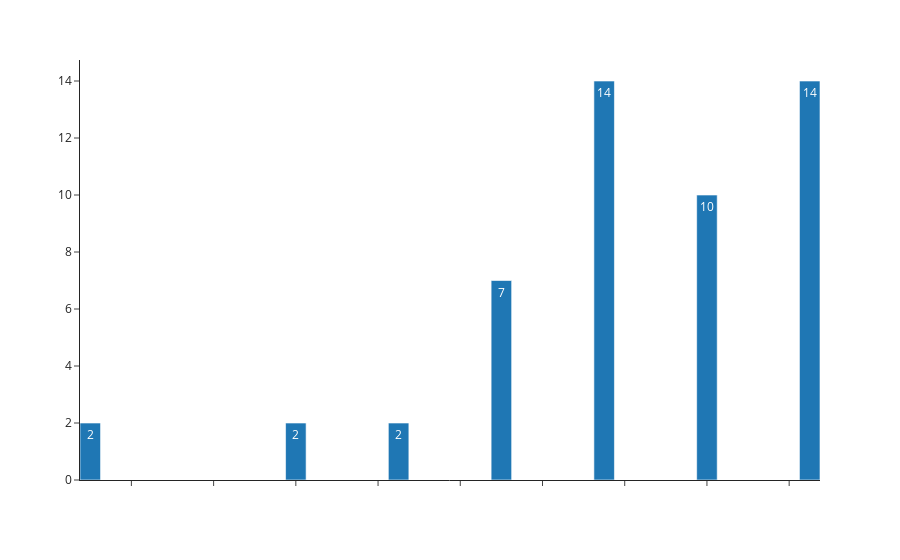

Notebook cell for this chart:
### Code cell
import plotly.express as px
fig = px.histogram(dog, x=dog['ugrasi_magassag'], nbins=40, text_auto=True, template = 'simple_white')

#az x és y tengely feliratok eltávolítása
fig.update_layout(xaxis_title=None, yaxis_title=None)
fig.update_xaxes(showticklabels=False)
fig.show()

### Figure 1 — Plotly figure (JSON) as saved in the notebook; plotly's stock layout.template omitted (floating-point values rounded to 4 significant figures)
{"data": [{"alignmentgroup": "True", "bingroup": "x", "hovertemplate": "ugrasi_magassag=%{x}<br>count=%{y}<extra></extra>", "legendgroup": "", "marker": {"color": "#1F77B4", "pattern": {"shape": ""}}, "name": "", "nbinsx": 40, "offsetgroup": "", "orientation": "v", "showlegend": false, "texttemplate": "%{value}", "type": "histogram", "x": [25, 30, 27.5, 32.5, 32.5, 25, 15, 27.5, 32.5, 32.5, 25, 30, 27.5, 32.5, 30, 25, 20, 32.5, 32.5, 15, 27.5, 25, 27.5, 22.5, 32.5, 32.5, 30, 32.5, 30, 25, 32.5, 25, 32.5, 30, 27.5, 27.5, 20, 27.5, 32.5, 27.5, 22.5, 27.5, 30, 32.5, 30, 27.5, 30, 27.5, 30, 27.5, 27.5], "xaxis": "x", "yaxis": "y"}], "layout": {"autosize": true, "barmode": "relative", "legend": {"tracegroupgap": 0}, "margin": {"t": 60}, "xaxis": {"anchor": "y", "autorange": true, "domain": [0, 1], "range": [14.75, 32.75], "showticklabels": false, "title": {}, "type": "linear"}, "yaxis": {"anchor": "x", "autorange": true, "domain": [0, 1], "range": [0, 14.74], "title": {}}}}
